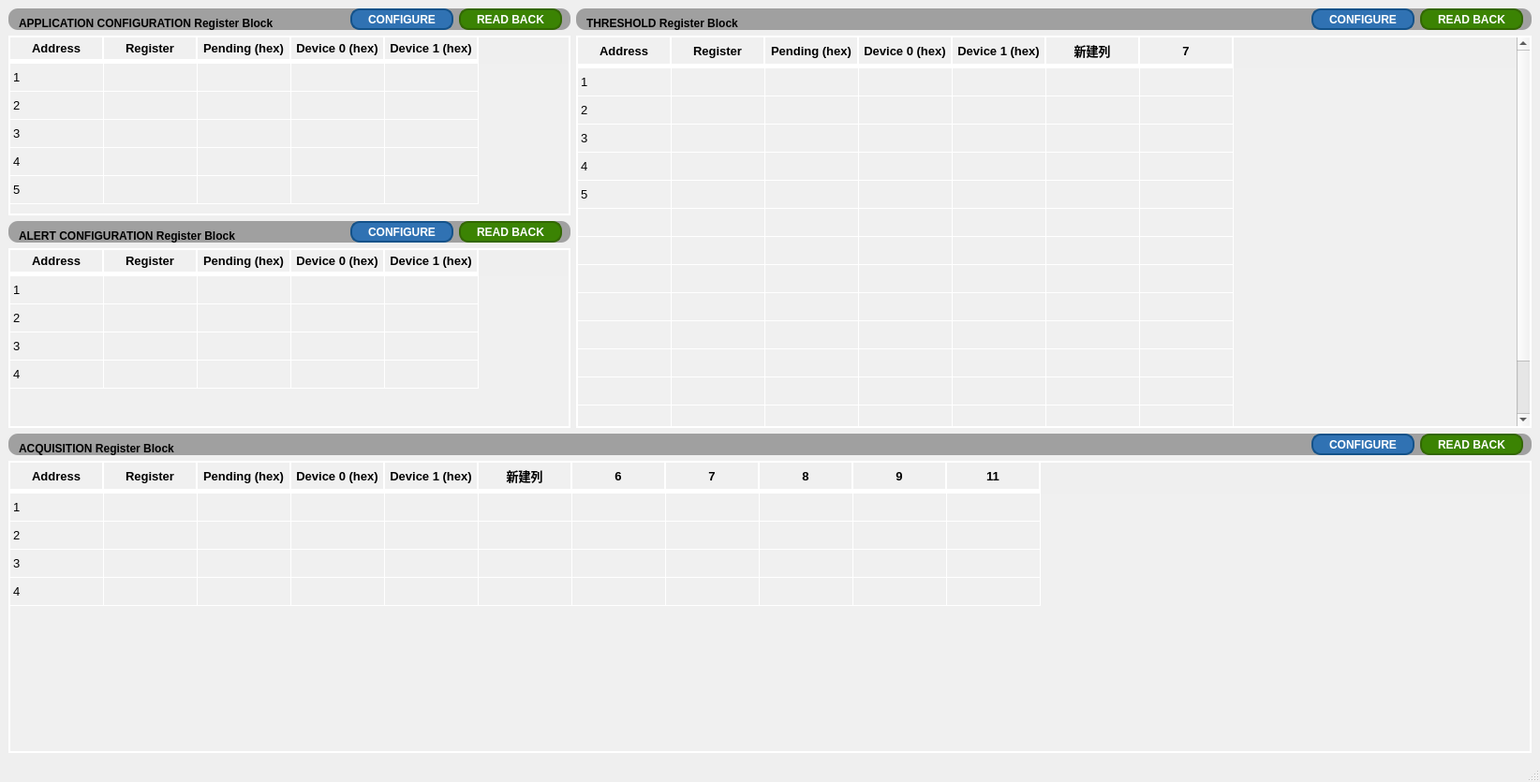
<?xml version="1.0" encoding="UTF-8"?>
<ui version="4.0">
 <class>MainWindow</class>
 <widget class="QMainWindow" name="MainWindow">
  <property name="geometry">
   <rect>
    <x>0</x>
    <y>0</y>
    <width>1644</width>
    <height>835</height>
   </rect>
  </property>
  <property name="windowTitle">
   <string>MainWindow</string>
  </property>
  <widget class="QWidget" name="centralwidget">
   <layout class="QVBoxLayout" name="verticalLayout_6">
    <item>
     <layout class="QHBoxLayout" name="horizontalLayout_9">
      <item>
       <layout class="QVBoxLayout" name="verticalLayout_5">
        <item>
         <layout class="QVBoxLayout" name="verticalLayout">
          <item>
           <widget class="QFrame" name="frame">
            <property name="maximumSize">
             <size>
              <width>600</width>
              <height>23</height>
             </size>
            </property>
            <property name="styleSheet">
             <string notr="true">QFrame {
    background-color: #a0a0a0; /* 设置背景颜色为灰色 */
    border-radius: 10px; /* 设置边框圆角的半径为10px */
}
</string>
            </property>
            <property name="frameShape">
             <enum>QFrame::Box</enum>
            </property>
            <property name="frameShadow">
             <enum>QFrame::Raised</enum>
            </property>
            <layout class="QHBoxLayout" name="horizontalLayout_6">
             <property name="leftMargin">
              <number>11</number>
             </property>
             <property name="topMargin">
              <number>0</number>
             </property>
             <property name="bottomMargin">
              <number>0</number>
             </property>
             <item>
              <widget class="QLabel" name="label_26">
               <property name="sizePolicy">
                <sizepolicy hsizetype="Preferred" vsizetype="Minimum">
                 <horstretch>0</horstretch>
                 <verstretch>0</verstretch>
                </sizepolicy>
               </property>
               <property name="minimumSize">
                <size>
                 <width>0</width>
                 <height>20</height>
                </size>
               </property>
               <property name="maximumSize">
                <size>
                 <width>16777215</width>
                 <height>23</height>
                </size>
               </property>
               <property name="styleSheet">
                <string notr="true">font: 11pt &quot;Calibri&quot;;
font-weight: 600; /* 设置字体粗细为600 */</string>
               </property>
               <property name="text">
                <string>APPLICATION CONFIGURATION Register Block</string>
               </property>
               <property name="alignment">
                <set>Qt::AlignBottom|Qt::AlignLeading|Qt::AlignLeft</set>
               </property>
              </widget>
             </item>
             <item>
              <spacer name="horizontalSpacer_6">
               <property name="orientation">
                <enum>Qt::Horizontal</enum>
               </property>
               <property name="sizeHint" stdset="0">
                <size>
                 <width>20</width>
                 <height>20</height>
                </size>
               </property>
              </spacer>
             </item>
             <item>
              <widget class="QPushButton" name="pushButton_58">
               <property name="minimumSize">
                <size>
                 <width>110</width>
                 <height>0</height>
                </size>
               </property>
               <property name="maximumSize">
                <size>
                 <width>16777215</width>
                 <height>16777215</height>
                </size>
               </property>
               <property name="styleSheet">
                <string notr="true">QPushButton {
    background-color: #3072B3; /* 按钮背景颜色 */
    color: white; /* 文字颜色 */
    border-style: solid; /* 边框样式 */
    border-width: 2px; /* 边框宽度 */
    border-radius: 10px; /* 边框圆角半径 */
    border-color: #145289; /* 边框颜色 */
    padding: 5px; /* 内边距 */
	font: 8pt &quot;Calibri&quot;; /* 字体 */
    font-weight: 600; /* 字体粗细 */
}

QPushButton:hover {
    background-color: #5591D2; /* 悬停时的背景颜色 */
}

QPushButton:pressed {
    background-color: #1E5A97; /* 按下时的背景颜色 */
}
</string>
               </property>
               <property name="text">
                <string>CONFIGURE</string>
               </property>
              </widget>
             </item>
             <item>
              <widget class="QPushButton" name="pushButton_59">
               <property name="minimumSize">
                <size>
                 <width>110</width>
                 <height>0</height>
                </size>
               </property>
               <property name="maximumSize">
                <size>
                 <width>16777215</width>
                 <height>16777215</height>
                </size>
               </property>
               <property name="styleSheet">
                <string notr="true">QPushButton {
    background-color: #3b8303; /* 按钮背景颜色 */
    color: white; /* 文字颜色 */
    border-style: solid; /* 边框样式 */
    border-width: 2px; /* 边框宽度 */
    border-radius: 10px; /* 边框圆角半径 */
    border-color: #326703; /* 边框颜色 */
    padding: 5px; /* 内边距 */
	font: 8pt &quot;Calibri&quot;; /* 字体 */
    font-weight: 600; /* 字体粗细 */
}

QPushButton:hover {
    background-color: #459403; /* 悬停时的背景颜色 */
}

QPushButton:pressed {
    background-color: #397303; /* 按下时的背景颜色 */
}
</string>
               </property>
               <property name="text">
                <string>READ BACK</string>
               </property>
              </widget>
             </item>
            </layout>
           </widget>
          </item>
          <item>
           <widget class="QTableWidget" name="tableWidget_appCfgRegBlock">
            <property name="maximumSize">
             <size>
              <width>600</width>
              <height>16777215</height>
             </size>
            </property>
            <property name="styleSheet">
             <string notr="true">QTableWidget {
    border: 2px solid white; /* 边框颜色与粗细调整为2px */
    gridline-color: white; /* 网格线颜色 */
    background-color: #f0f0f0; /* 单元格背景颜色 */
    font-family: &quot;Calibri&quot;; /* 单元格字体 */
    font-size: 10pt; /* 单元格字体大小 */
}

QTableWidget::item {
}

QHeaderView::section {
    background-color: #f0f0f0; /* 表头背景颜色 */
    padding: 2px; /* 表头内边距 */
    border-style: none; /* 表头边框样式 */
    border-bottom: 5px solid white; /* 表头下边框宽度调整为2px */
    border-right: 2px solid white; /* 表头右边框宽度调整为2px */
    font-family: &quot;Calibri&quot;; /* 表头字体 */
    font-size: 10pt; /* 表头字体大小 */
    font-weight: 600; /* 表头字体粗细 */
}

QTableCornerButton::section {
    background-color: #f0f0f0; /* 角落按钮背景颜色 */
    /* 添加其他您需要的样式 */
}
</string>
            </property>
            <attribute name="verticalHeaderVisible">
             <bool>false</bool>
            </attribute>
            <row>
             <property name="text">
              <string>0</string>
             </property>
            </row>
            <row>
             <property name="text">
              <string>1</string>
             </property>
            </row>
            <row>
             <property name="text">
              <string>2</string>
             </property>
            </row>
            <row>
             <property name="text">
              <string>3</string>
             </property>
            </row>
            <row>
             <property name="text">
              <string>4</string>
             </property>
            </row>
            <column>
             <property name="text">
              <string>Address</string>
             </property>
            </column>
            <column>
             <property name="text">
              <string>Register</string>
             </property>
            </column>
            <column>
             <property name="text">
              <string>Pending (hex)</string>
             </property>
            </column>
            <column>
             <property name="text">
              <string>Device 0 (hex)</string>
             </property>
            </column>
            <column>
             <property name="text">
              <string>Device 1 (hex)</string>
             </property>
            </column>
            <item row="0" column="0">
             <property name="text">
              <string>1</string>
             </property>
            </item>
            <item row="1" column="0">
             <property name="text">
              <string>2</string>
             </property>
            </item>
            <item row="2" column="0">
             <property name="text">
              <string>3</string>
             </property>
            </item>
            <item row="3" column="0">
             <property name="text">
              <string>4</string>
             </property>
            </item>
            <item row="4" column="0">
             <property name="text">
              <string>5</string>
             </property>
            </item>
           </widget>
          </item>
         </layout>
        </item>
        <item>
         <layout class="QVBoxLayout" name="verticalLayout_2">
          <item>
           <widget class="QFrame" name="frame_2">
            <property name="maximumSize">
             <size>
              <width>600</width>
              <height>23</height>
             </size>
            </property>
            <property name="styleSheet">
             <string notr="true">QFrame {
    background-color: #a0a0a0; /* 设置背景颜色为灰色 */
    border-radius: 10px; /* 设置边框圆角的半径为10px */
}
</string>
            </property>
            <property name="frameShape">
             <enum>QFrame::Box</enum>
            </property>
            <property name="frameShadow">
             <enum>QFrame::Raised</enum>
            </property>
            <layout class="QHBoxLayout" name="horizontalLayout_8">
             <property name="leftMargin">
              <number>11</number>
             </property>
             <property name="topMargin">
              <number>0</number>
             </property>
             <property name="bottomMargin">
              <number>0</number>
             </property>
             <item>
              <widget class="QLabel" name="label_28">
               <property name="sizePolicy">
                <sizepolicy hsizetype="Preferred" vsizetype="Minimum">
                 <horstretch>0</horstretch>
                 <verstretch>0</verstretch>
                </sizepolicy>
               </property>
               <property name="minimumSize">
                <size>
                 <width>0</width>
                 <height>20</height>
                </size>
               </property>
               <property name="maximumSize">
                <size>
                 <width>16777215</width>
                 <height>23</height>
                </size>
               </property>
               <property name="styleSheet">
                <string notr="true">font: 11pt &quot;Calibri&quot;;
font-weight: 600; /* 设置字体粗细为600 */</string>
               </property>
               <property name="text">
                <string>ALERT CONFIGURATION Register Block</string>
               </property>
               <property name="alignment">
                <set>Qt::AlignBottom|Qt::AlignLeading|Qt::AlignLeft</set>
               </property>
              </widget>
             </item>
             <item>
              <spacer name="horizontalSpacer_8">
               <property name="orientation">
                <enum>Qt::Horizontal</enum>
               </property>
               <property name="sizeHint" stdset="0">
                <size>
                 <width>20</width>
                 <height>20</height>
                </size>
               </property>
              </spacer>
             </item>
             <item>
              <widget class="QPushButton" name="pushButton_62">
               <property name="minimumSize">
                <size>
                 <width>110</width>
                 <height>0</height>
                </size>
               </property>
               <property name="maximumSize">
                <size>
                 <width>16777215</width>
                 <height>16777215</height>
                </size>
               </property>
               <property name="styleSheet">
                <string notr="true">QPushButton {
    background-color: #3072B3; /* 按钮背景颜色 */
    color: white; /* 文字颜色 */
    border-style: solid; /* 边框样式 */
    border-width: 2px; /* 边框宽度 */
    border-radius: 10px; /* 边框圆角半径 */
    border-color: #145289; /* 边框颜色 */
    padding: 5px; /* 内边距 */
	font: 8pt &quot;Calibri&quot;; /* 字体 */
    font-weight: 600; /* 字体粗细 */
}

QPushButton:hover {
    background-color: #5591D2; /* 悬停时的背景颜色 */
}

QPushButton:pressed {
    background-color: #1E5A97; /* 按下时的背景颜色 */
}
</string>
               </property>
               <property name="text">
                <string>CONFIGURE</string>
               </property>
              </widget>
             </item>
             <item>
              <widget class="QPushButton" name="pushButton_63">
               <property name="minimumSize">
                <size>
                 <width>110</width>
                 <height>0</height>
                </size>
               </property>
               <property name="maximumSize">
                <size>
                 <width>16777215</width>
                 <height>16777215</height>
                </size>
               </property>
               <property name="styleSheet">
                <string notr="true">QPushButton {
    background-color: #3b8303; /* 按钮背景颜色 */
    color: white; /* 文字颜色 */
    border-style: solid; /* 边框样式 */
    border-width: 2px; /* 边框宽度 */
    border-radius: 10px; /* 边框圆角半径 */
    border-color: #326703; /* 边框颜色 */
    padding: 5px; /* 内边距 */
	font: 8pt &quot;Calibri&quot;; /* 字体 */
    font-weight: 600; /* 字体粗细 */
}

QPushButton:hover {
    background-color: #459403; /* 悬停时的背景颜色 */
}

QPushButton:pressed {
    background-color: #397303; /* 按下时的背景颜色 */
}
</string>
               </property>
               <property name="text">
                <string>READ BACK</string>
               </property>
              </widget>
             </item>
            </layout>
           </widget>
          </item>
          <item>
           <widget class="QTableWidget" name="tableWidget_alertCfgRegBlock">
            <property name="maximumSize">
             <size>
              <width>600</width>
              <height>16777215</height>
             </size>
            </property>
            <property name="styleSheet">
             <string notr="true">QTableWidget {
    border: 2px solid white; /* 边框颜色与粗细调整为2px */
    gridline-color: white; /* 网格线颜色 */
    background-color: #f0f0f0; /* 单元格背景颜色 */
    font-family: &quot;Calibri&quot;; /* 单元格字体 */
    font-size: 10pt; /* 单元格字体大小 */
}

QTableWidget::item {
}

QHeaderView::section {
    background-color: #f0f0f0; /* 表头背景颜色 */
    padding: 2px; /* 表头内边距 */
    border-style: none; /* 表头边框样式 */
    border-bottom: 5px solid white; /* 表头下边框宽度调整为2px */
    border-right: 2px solid white; /* 表头右边框宽度调整为2px */
    font-family: &quot;Calibri&quot;; /* 表头字体 */
    font-size: 10pt; /* 表头字体大小 */
    font-weight: 600; /* 表头字体粗细 */
}

QTableCornerButton::section {
    background-color: #f0f0f0; /* 角落按钮背景颜色 */
    /* 添加其他您需要的样式 */
}
</string>
            </property>
            <attribute name="verticalHeaderVisible">
             <bool>false</bool>
            </attribute>
            <row>
             <property name="text">
              <string>0</string>
             </property>
            </row>
            <row>
             <property name="text">
              <string>1</string>
             </property>
            </row>
            <row>
             <property name="text">
              <string>2</string>
             </property>
            </row>
            <row>
             <property name="text">
              <string>3</string>
             </property>
            </row>
            <column>
             <property name="text">
              <string>Address</string>
             </property>
            </column>
            <column>
             <property name="text">
              <string>Register</string>
             </property>
            </column>
            <column>
             <property name="text">
              <string>Pending (hex)</string>
             </property>
            </column>
            <column>
             <property name="text">
              <string>Device 0 (hex)</string>
             </property>
            </column>
            <column>
             <property name="text">
              <string>Device 1 (hex)</string>
             </property>
            </column>
            <item row="0" column="0">
             <property name="text">
              <string>1</string>
             </property>
            </item>
            <item row="1" column="0">
             <property name="text">
              <string>2</string>
             </property>
            </item>
            <item row="2" column="0">
             <property name="text">
              <string>3</string>
             </property>
            </item>
            <item row="3" column="0">
             <property name="text">
              <string>4</string>
             </property>
            </item>
           </widget>
          </item>
         </layout>
        </item>
       </layout>
      </item>
      <item>
       <layout class="QVBoxLayout" name="verticalLayout_3">
        <item>
         <widget class="QFrame" name="frame_4">
          <property name="maximumSize">
           <size>
            <width>16777215</width>
            <height>23</height>
           </size>
          </property>
          <property name="styleSheet">
           <string notr="true">QFrame {
    background-color: #a0a0a0; /* 设置背景颜色为灰色 */
    border-radius: 10px; /* 设置边框圆角的半径为10px */
}
</string>
          </property>
          <property name="frameShape">
           <enum>QFrame::Box</enum>
          </property>
          <property name="frameShadow">
           <enum>QFrame::Raised</enum>
          </property>
          <layout class="QHBoxLayout" name="horizontalLayout_5">
           <property name="leftMargin">
            <number>11</number>
           </property>
           <property name="topMargin">
            <number>0</number>
           </property>
           <property name="bottomMargin">
            <number>0</number>
           </property>
           <item>
            <widget class="QLabel" name="label_25">
             <property name="sizePolicy">
              <sizepolicy hsizetype="Preferred" vsizetype="Minimum">
               <horstretch>0</horstretch>
               <verstretch>0</verstretch>
              </sizepolicy>
             </property>
             <property name="minimumSize">
              <size>
               <width>0</width>
               <height>20</height>
              </size>
             </property>
             <property name="maximumSize">
              <size>
               <width>16777215</width>
               <height>23</height>
              </size>
             </property>
             <property name="styleSheet">
              <string notr="true">font: 11pt &quot;Calibri&quot;;
font-weight: 600; /* 设置字体粗细为600 */</string>
             </property>
             <property name="text">
              <string>THRESHOLD Register Block</string>
             </property>
             <property name="alignment">
              <set>Qt::AlignBottom|Qt::AlignLeading|Qt::AlignLeft</set>
             </property>
            </widget>
           </item>
           <item>
            <spacer name="horizontalSpacer_5">
             <property name="orientation">
              <enum>Qt::Horizontal</enum>
             </property>
             <property name="sizeHint" stdset="0">
              <size>
               <width>20</width>
               <height>20</height>
              </size>
             </property>
            </spacer>
           </item>
           <item>
            <widget class="QPushButton" name="pushButton_56">
             <property name="minimumSize">
              <size>
               <width>110</width>
               <height>0</height>
              </size>
             </property>
             <property name="maximumSize">
              <size>
               <width>16777215</width>
               <height>16777215</height>
              </size>
             </property>
             <property name="styleSheet">
              <string notr="true">QPushButton {
    background-color: #3072B3; /* 按钮背景颜色 */
    color: white; /* 文字颜色 */
    border-style: solid; /* 边框样式 */
    border-width: 2px; /* 边框宽度 */
    border-radius: 10px; /* 边框圆角半径 */
    border-color: #145289; /* 边框颜色 */
    padding: 5px; /* 内边距 */
	font: 8pt &quot;Calibri&quot;; /* 字体 */
    font-weight: 600; /* 字体粗细 */
}

QPushButton:hover {
    background-color: #5591D2; /* 悬停时的背景颜色 */
}

QPushButton:pressed {
    background-color: #1E5A97; /* 按下时的背景颜色 */
}
</string>
             </property>
             <property name="text">
              <string>CONFIGURE</string>
             </property>
            </widget>
           </item>
           <item>
            <widget class="QPushButton" name="pushButton_57">
             <property name="minimumSize">
              <size>
               <width>110</width>
               <height>0</height>
              </size>
             </property>
             <property name="maximumSize">
              <size>
               <width>16777215</width>
               <height>16777215</height>
              </size>
             </property>
             <property name="styleSheet">
              <string notr="true">QPushButton {
    background-color: #3b8303; /* 按钮背景颜色 */
    color: white; /* 文字颜色 */
    border-style: solid; /* 边框样式 */
    border-width: 2px; /* 边框宽度 */
    border-radius: 10px; /* 边框圆角半径 */
    border-color: #326703; /* 边框颜色 */
    padding: 5px; /* 内边距 */
	font: 8pt &quot;Calibri&quot;; /* 字体 */
    font-weight: 600; /* 字体粗细 */
}

QPushButton:hover {
    background-color: #459403; /* 悬停时的背景颜色 */
}

QPushButton:pressed {
    background-color: #397303; /* 按下时的背景颜色 */
}
</string>
             </property>
             <property name="text">
              <string>READ BACK</string>
             </property>
            </widget>
           </item>
          </layout>
         </widget>
        </item>
        <item>
         <widget class="QTableWidget" name="tableWidget_thresholdRegBlock">
          <property name="minimumSize">
           <size>
            <width>0</width>
            <height>0</height>
           </size>
          </property>
          <property name="styleSheet">
           <string notr="true">QTableWidget {
    border: 2px solid white; /* 边框颜色与粗细调整为2px */
    gridline-color: white; /* 网格线颜色 */
    background-color: #f0f0f0; /* 单元格背景颜色 */
    font-family: &quot;Calibri&quot;; /* 单元格字体 */
    font-size: 10pt; /* 单元格字体大小 */
}

QTableWidget::item {
}

QHeaderView::section {
    background-color: #f0f0f0; /* 表头背景颜色 */
    padding: 2px; /* 表头内边距 */
    border-style: none; /* 表头边框样式 */
    border-bottom: 5px solid white; /* 表头下边框宽度调整为2px */
    border-right: 2px solid white; /* 表头右边框宽度调整为2px */
    font-family: &quot;Calibri&quot;; /* 表头字体 */
    font-size: 10pt; /* 表头字体大小 */
    font-weight: 600; /* 表头字体粗细 */
}

QTableCornerButton::section {
    background-color: #f0f0f0; /* 角落按钮背景颜色 */
    /* 添加其他您需要的样式 */
}
</string>
          </property>
          <attribute name="verticalHeaderVisible">
           <bool>false</bool>
          </attribute>
          <row>
           <property name="text">
            <string>0</string>
           </property>
          </row>
          <row>
           <property name="text">
            <string>1</string>
           </property>
          </row>
          <row>
           <property name="text">
            <string>2</string>
           </property>
          </row>
          <row>
           <property name="text">
            <string>3</string>
           </property>
          </row>
          <row>
           <property name="text">
            <string>4</string>
           </property>
          </row>
          <row>
           <property name="text">
            <string>新建行</string>
           </property>
          </row>
          <row>
           <property name="text">
            <string>5</string>
           </property>
          </row>
          <row>
           <property name="text">
            <string>6</string>
           </property>
          </row>
          <row>
           <property name="text">
            <string>7</string>
           </property>
          </row>
          <row>
           <property name="text">
            <string>8</string>
           </property>
          </row>
          <row>
           <property name="text">
            <string>9</string>
           </property>
          </row>
          <row>
           <property name="text">
            <string>10</string>
           </property>
          </row>
          <row>
           <property name="text">
            <string>11</string>
           </property>
          </row>
          <row>
           <property name="text">
            <string>13</string>
           </property>
          </row>
          <column>
           <property name="text">
            <string>Address</string>
           </property>
          </column>
          <column>
           <property name="text">
            <string>Register</string>
           </property>
          </column>
          <column>
           <property name="text">
            <string>Pending (hex)</string>
           </property>
          </column>
          <column>
           <property name="text">
            <string>Device 0 (hex)</string>
           </property>
          </column>
          <column>
           <property name="text">
            <string>Device 1 (hex)</string>
           </property>
          </column>
          <column>
           <property name="text">
            <string>新建列</string>
           </property>
          </column>
          <column>
           <property name="text">
            <string>7</string>
           </property>
          </column>
          <item row="0" column="0">
           <property name="text">
            <string>1</string>
           </property>
          </item>
          <item row="1" column="0">
           <property name="text">
            <string>2</string>
           </property>
          </item>
          <item row="2" column="0">
           <property name="text">
            <string>3</string>
           </property>
          </item>
          <item row="3" column="0">
           <property name="text">
            <string>4</string>
           </property>
          </item>
          <item row="4" column="0">
           <property name="text">
            <string>5</string>
           </property>
          </item>
         </widget>
        </item>
       </layout>
      </item>
     </layout>
    </item>
    <item>
     <layout class="QVBoxLayout" name="verticalLayout_4">
      <item>
       <widget class="QFrame" name="frame_3">
        <property name="maximumSize">
         <size>
          <width>16777215</width>
          <height>23</height>
         </size>
        </property>
        <property name="styleSheet">
         <string notr="true">QFrame {
    background-color: #a0a0a0; /* 设置背景颜色为灰色 */
    border-radius: 10px; /* 设置边框圆角的半径为10px */
}
</string>
        </property>
        <property name="frameShape">
         <enum>QFrame::Box</enum>
        </property>
        <property name="frameShadow">
         <enum>QFrame::Raised</enum>
        </property>
        <layout class="QHBoxLayout" name="horizontalLayout_7">
         <property name="leftMargin">
          <number>11</number>
         </property>
         <property name="topMargin">
          <number>0</number>
         </property>
         <property name="bottomMargin">
          <number>0</number>
         </property>
         <item>
          <widget class="QLabel" name="label_27">
           <property name="sizePolicy">
            <sizepolicy hsizetype="Preferred" vsizetype="Minimum">
             <horstretch>0</horstretch>
             <verstretch>0</verstretch>
            </sizepolicy>
           </property>
           <property name="minimumSize">
            <size>
             <width>0</width>
             <height>20</height>
            </size>
           </property>
           <property name="maximumSize">
            <size>
             <width>16777215</width>
             <height>23</height>
            </size>
           </property>
           <property name="styleSheet">
            <string notr="true">font: 11pt &quot;Calibri&quot;;
font-weight: 600; /* 设置字体粗细为600 */</string>
           </property>
           <property name="text">
            <string>ACQUISITION Register Block</string>
           </property>
           <property name="alignment">
            <set>Qt::AlignBottom|Qt::AlignLeading|Qt::AlignLeft</set>
           </property>
          </widget>
         </item>
         <item>
          <spacer name="horizontalSpacer_7">
           <property name="orientation">
            <enum>Qt::Horizontal</enum>
           </property>
           <property name="sizeHint" stdset="0">
            <size>
             <width>20</width>
             <height>20</height>
            </size>
           </property>
          </spacer>
         </item>
         <item>
          <widget class="QPushButton" name="pushButton_60">
           <property name="minimumSize">
            <size>
             <width>110</width>
             <height>0</height>
            </size>
           </property>
           <property name="maximumSize">
            <size>
             <width>16777215</width>
             <height>16777215</height>
            </size>
           </property>
           <property name="styleSheet">
            <string notr="true">QPushButton {
    background-color: #3072B3; /* 按钮背景颜色 */
    color: white; /* 文字颜色 */
    border-style: solid; /* 边框样式 */
    border-width: 2px; /* 边框宽度 */
    border-radius: 10px; /* 边框圆角半径 */
    border-color: #145289; /* 边框颜色 */
    padding: 5px; /* 内边距 */
	font: 8pt &quot;Calibri&quot;; /* 字体 */
    font-weight: 600; /* 字体粗细 */
}

QPushButton:hover {
    background-color: #5591D2; /* 悬停时的背景颜色 */
}

QPushButton:pressed {
    background-color: #1E5A97; /* 按下时的背景颜色 */
}
</string>
           </property>
           <property name="text">
            <string>CONFIGURE</string>
           </property>
          </widget>
         </item>
         <item>
          <widget class="QPushButton" name="pushButton_61">
           <property name="minimumSize">
            <size>
             <width>110</width>
             <height>0</height>
            </size>
           </property>
           <property name="maximumSize">
            <size>
             <width>16777215</width>
             <height>16777215</height>
            </size>
           </property>
           <property name="styleSheet">
            <string notr="true">QPushButton {
    background-color: #3b8303; /* 按钮背景颜色 */
    color: white; /* 文字颜色 */
    border-style: solid; /* 边框样式 */
    border-width: 2px; /* 边框宽度 */
    border-radius: 10px; /* 边框圆角半径 */
    border-color: #326703; /* 边框颜色 */
    padding: 5px; /* 内边距 */
	font: 8pt &quot;Calibri&quot;; /* 字体 */
    font-weight: 600; /* 字体粗细 */
}

QPushButton:hover {
    background-color: #459403; /* 悬停时的背景颜色 */
}

QPushButton:pressed {
    background-color: #397303; /* 按下时的背景颜色 */
}
</string>
           </property>
           <property name="text">
            <string>READ BACK</string>
           </property>
          </widget>
         </item>
        </layout>
       </widget>
      </item>
      <item>
       <widget class="QTableWidget" name="tableWidget_acquisitionRegBlock">
        <property name="styleSheet">
         <string notr="true">QTableWidget {
    border: 2px solid white; /* 边框颜色与粗细调整为2px */
    gridline-color: white; /* 网格线颜色 */
    background-color: #f0f0f0; /* 单元格背景颜色 */
    font-family: &quot;Calibri&quot;; /* 单元格字体 */
    font-size: 10pt; /* 单元格字体大小 */
}

QTableWidget::item {
}

QHeaderView::section {
    background-color: #f0f0f0; /* 表头背景颜色 */
    padding: 2px; /* 表头内边距 */
    border-style: none; /* 表头边框样式 */
    border-bottom: 5px solid white; /* 表头下边框宽度调整为2px */
    border-right: 2px solid white; /* 表头右边框宽度调整为2px */
    font-family: &quot;Calibri&quot;; /* 表头字体 */
    font-size: 10pt; /* 表头字体大小 */
    font-weight: 600; /* 表头字体粗细 */
}

QTableCornerButton::section {
    background-color: #f0f0f0; /* 角落按钮背景颜色 */
    /* 添加其他您需要的样式 */
}
</string>
        </property>
        <attribute name="verticalHeaderVisible">
         <bool>false</bool>
        </attribute>
        <row>
         <property name="text">
          <string>0</string>
         </property>
        </row>
        <row>
         <property name="text">
          <string>1</string>
         </property>
        </row>
        <row>
         <property name="text">
          <string>2</string>
         </property>
        </row>
        <row>
         <property name="text">
          <string>3</string>
         </property>
        </row>
        <column>
         <property name="text">
          <string>Address</string>
         </property>
        </column>
        <column>
         <property name="text">
          <string>Register</string>
         </property>
        </column>
        <column>
         <property name="text">
          <string>Pending (hex)</string>
         </property>
        </column>
        <column>
         <property name="text">
          <string>Device 0 (hex)</string>
         </property>
        </column>
        <column>
         <property name="text">
          <string>Device 1 (hex)</string>
         </property>
        </column>
        <column>
         <property name="text">
          <string>新建列</string>
         </property>
        </column>
        <column>
         <property name="text">
          <string>6</string>
         </property>
        </column>
        <column>
         <property name="text">
          <string>7</string>
         </property>
        </column>
        <column>
         <property name="text">
          <string>8</string>
         </property>
        </column>
        <column>
         <property name="text">
          <string>9</string>
         </property>
        </column>
        <column>
         <property name="text">
          <string>11</string>
         </property>
        </column>
        <item row="0" column="0">
         <property name="text">
          <string>1</string>
         </property>
        </item>
        <item row="1" column="0">
         <property name="text">
          <string>2</string>
         </property>
        </item>
        <item row="2" column="0">
         <property name="text">
          <string>3</string>
         </property>
        </item>
        <item row="3" column="0">
         <property name="text">
          <string>4</string>
         </property>
        </item>
       </widget>
      </item>
     </layout>
    </item>
   </layout>
  </widget>
  <widget class="QMenuBar" name="menubar">
   <property name="geometry">
    <rect>
     <x>0</x>
     <y>0</y>
     <width>1644</width>
     <height>26</height>
    </rect>
   </property>
  </widget>
  <widget class="QStatusBar" name="statusbar"/>
 </widget>
 <resources/>
 <connections/>
</ui>
